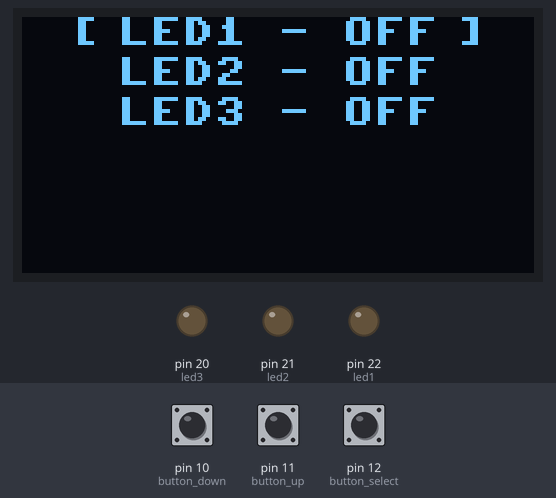
This program was run on a simulated MicroPython board. Shown: 128×64 one-colour display, output pins drawn as LEDs (lit = HIGH). The test bench sets the inputs (shaded band); at power-on: pin 12 (button_select) HIGH, pin 10 (button_down) HIGH, pin 11 (button_up) HIGH.

Above: at 1.2 s.
1.3 s: pin 12 (button_select) pulled LOW for 0.15 s
At 1.9 s:
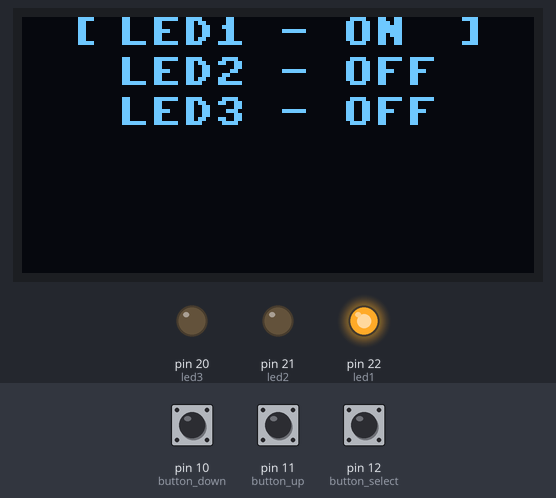
2.9 s: pin 10 (button_down) pulled LOW for 0.15 s
At 4.2 s:
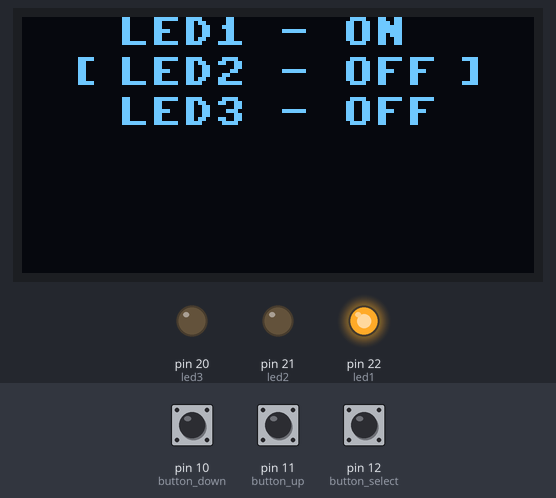
4.5 s: pin 12 (button_select) pulled LOW for 1 s
At 6.7 s:
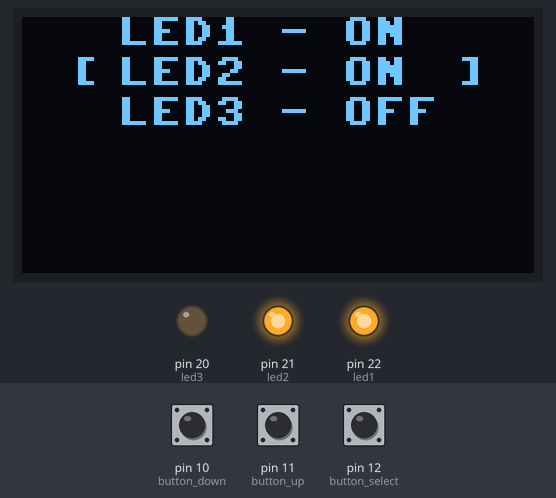
7.0 s: pin 11 (button_up) pulled LOW for 0.15 s
At 7.5 s:
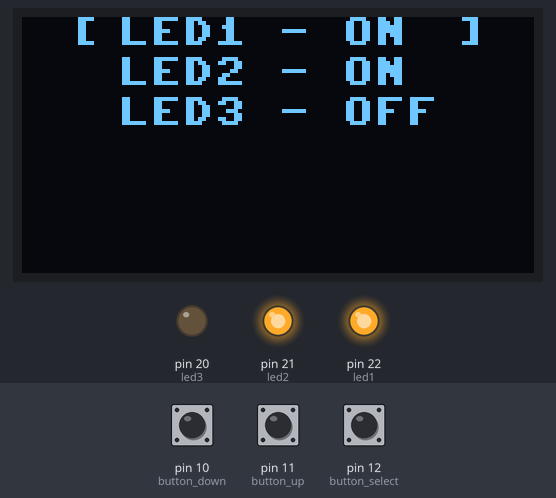
8.6 s: pin 12 (button_select) pulled LOW for 0.15 s
At 9.9 s:
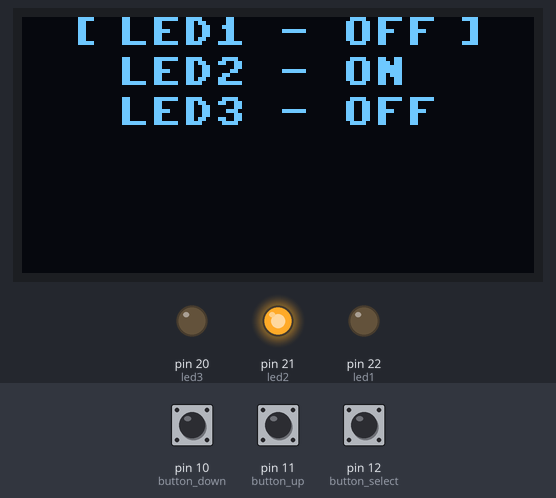
10.2 s: pin 10 (button_down) pulled LOW for 1 s
At 12.4 s:
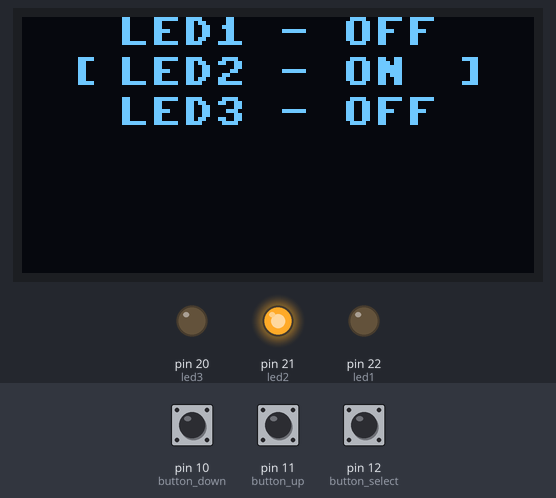
Timing chart, 0 to 13.7 s (numbered marks = the images above; inputs shaded):
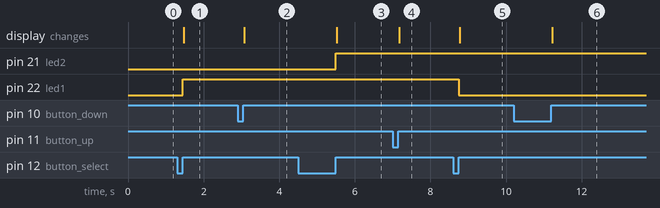

The program:

3_2.py
```python
import time
from machine import Pin, I2C
from ssd1306 import SSD1306_I2C
import micropython
micropython.alloc_emergency_exception_buf(200)
i2c = I2C(1, scl=Pin(15), sda=Pin(14), freq=400000)

class OLED_Menu:
    def __init__(self, width, height):
        self.oled = SSD1306_I2C(width, height, i2c)
        self.width = width
        self.height = height
        self.menu_items = ["LED1 - OFF", "LED2 - OFF", "LED3 - OFF"]
        self.count = 0
        self.update()

    def update(self):
        self.oled.fill(0)
        for i, item in enumerate(self.menu_items):
            self.oled.text(item, 24, i * 10)
        self.oled.text("[", 12, self.count * 10)
        self.oled.text("]",108, self.count * 10)
        self.oled.show()

    def move_down(self):
        self.count +=1
        if self.count > 2:
            self.count = 0
        self.update()

    def move_up(self):
        self.count -=1
        if self.count< 0:
            self.count = 2
        self.update()

    def toggle_state(self):
        item = self.menu_items[self.count]
        if "ON" in item:
            self.menu_items[self.count] = item.replace("ON", "OFF")
            if self.count== 0:
                led1.off()
            elif self.count == 1:
                led2.off()
            elif self.count == 2:
                led3.off()
        else:
            self.menu_items[self.count] = item.replace("OFF", "ON")
            if self.count == 0:
                led1.on()
            elif self.count == 1:
                led2.on()
            elif self.count == 2:
                led3.on()
        self.update()


oled = OLED_Menu(128, 64)


led1 = Pin(22, Pin.OUT)
led2 = Pin(21, Pin.OUT)
led3 = Pin(20, Pin.OUT)

button_down = Pin(10, Pin.IN, Pin.PULL_UP)
button_up = Pin(11, Pin.IN, Pin.PULL_UP)
button_select = Pin(12, Pin.IN, Pin.PULL_UP)

button_down_state = 1
button_up_state = 1
button_select_state = 1
while True:
    if button_down.value() == 0 and button_down_state == 1:
        while button_down.value() == 0 and button_down_state == 1:
            pass
        button_down_state ^=1
        oled.move_down()
        time.sleep(0.05)
    else:
        button_down_state = 1

    if button_up.value() == 0 and button_up_state == 1:
        while button_up.value() == 0 and button_up_state == 1:
            pass
        button_up_state ^=1
        oled.move_up()
        time.sleep(0.05)
    else:
        button_up_state = 1

    if button_select.value() == 0 and button_select_state == 1:

        while button_select.value() == 0 and button_select_state == 1:
            pass
        button_select_state ^=1
        oled.toggle_state()
        time.sleep(0.05)
    else:
        button_select_state = 1
```

Measured:
- after the input at 1.3 s, pin 22 (led1): LOW → HIGH after 0.15 s; the display: changes after 0.17 s (image 1)
- after the input at 2.9 s, the display: changes after 0.17 s (image 2)
- after the input at 4.5 s, pin 21 (led2): LOW → HIGH after 1.0 s; the display: changes after 1.0 s (image 3)
- after the input at 7.0 s, the display: changes after 0.17 s (image 4)
- after the input at 8.6 s, pin 22 (led1): HIGH → LOW after 0.15 s; the display: changes after 0.17 s (image 5)
- after the input at 10.2 s, the display: changes after 1.0 s (image 6)
